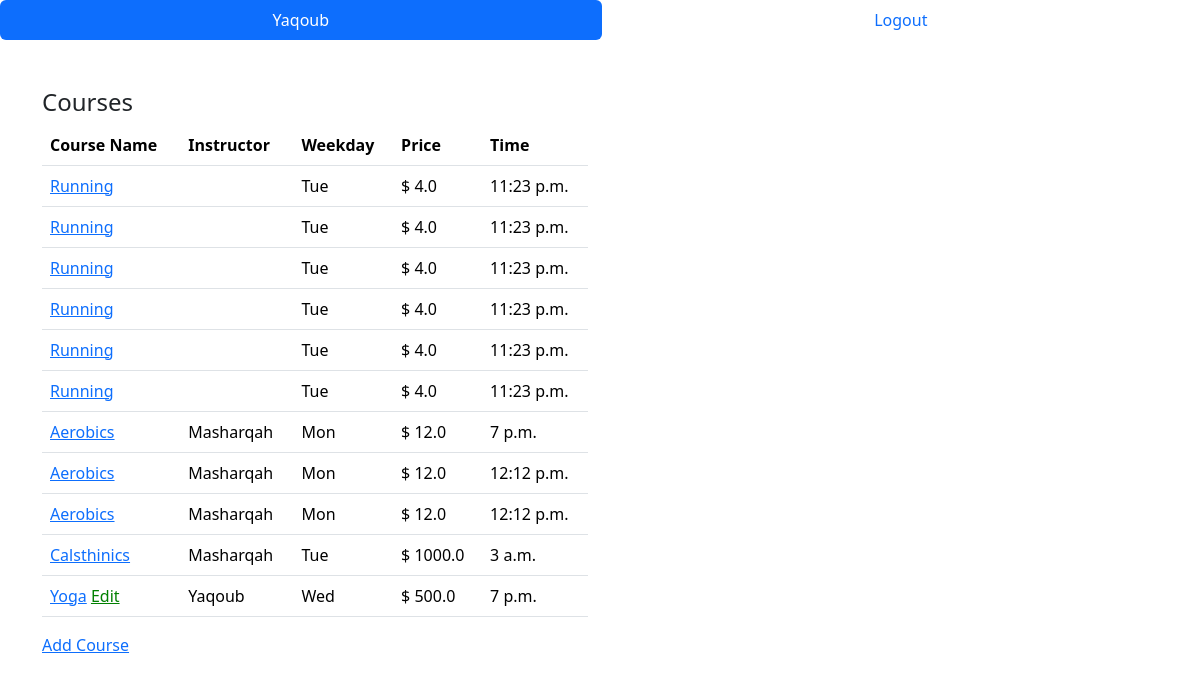
Screenshot of /classes (signed in) with the database file from the repository.
### login_app/models.py (models this page shows)
class User(models.Model):
    fname = models.CharField(max_length=255)
    lname = models.CharField(max_length=255)
    email = models.CharField(max_length=255)
    password=models.CharField(max_length=255)
    created_at = models.DateTimeField(auto_now_add=True)
    updated_at = models.DateTimeField(auto_now=True)
    objects=UserManager()

class Course(models.Model):
    name = models.CharField(max_length=255)
    Weekday= models.CharField(max_length=20)
    price=models.FloatField()
    time=models.TimeField()
    desc= models.TextField(null=True)
    instructors= models.ManyToManyField(User,related_name="courses")
    created_at = models.DateTimeField(auto_now_add=True)
    updated_at = models.DateTimeField(auto_now=True)
    objects= CourseManager()

### login_app/views.py (the view)
# urls.py: path('classes', views.welcome),
def welcome(request):
    if request.session['logged']!= True:
        return redirect('/')
    logged_user= User.objects.get(id = request.session['user'])
    context = {
        'name' : request.session['name'],
        'status' : request.session['logged'],
        'courses': Course.objects.all(),
        'users': User.objects.all() ,
        'logged_user' : logged_user
    }
    return render (request, 'welcome.html', context)

### login_app/templates/welcome.html (shortened to what this page needs)
<!DOCTYPE html>
<html lang="en">
<head>
    {% load bootstrap5 %}
    {% bootstrap_css %}
</head>
<body>
    <ul class="nav nav-pills nav-fill">
        <li class="nav-item">
          <a class="nav-link active" aria-current="page" href="#">{{name}} </a>
        </li>
        <li class="nav-item">
          <a class="nav-link" href="logout">Logout</a>
        </li>
      </ul>
    <div class="container mt-5">
        <div class="row">
          <div class="col-md-6">
            <h4>Courses</h4>
            <table class="table">
                <thead>
                    <th>Course Name</th>
                    <th>Instructor</th>
                    <th>Weekday</th>
                    <th>Price</th>
                    <th>Time</th>
                </thead>
                {% for course in courses%}
                <tr>
                    <td><a href="classes/{{course.id}}">{{course.name}}</a>
                    {% if logged_user in course.instructors.all %}
                        <a style = "color:green; "href="classes/{{course.id}}/edit">Edit</a>
                    {% endif %}
                    </td>
                    <td>{% for instructor in course.instructors.all %}  {{instructor.lname}}  {% endfor%}  </td>
                    <td>{{course.Weekday}}</td>
                    <td>$ {{course.price}}</td>
                    <td>{{course.time}}</td>
                </tr>
                {% endfor %}
            </table>
            <a href="classes/create_course">Add Course</a>
        </div>
      </div>
</body>
</html>

### rows the page displays
User: lname "Yaqoub"
Course: name "Running", Weekday "Tue", price "4.0", time "11:23 p.m."
Course: name "Running", Weekday "Tue", price "4.0", time "11:23 p.m."
Course: name "Running", Weekday "Tue", price "4.0", time "11:23 p.m."
Course: name "Running", Weekday "Tue", price "4.0", time "11:23 p.m."
Course: name "Running", Weekday "Tue", price "4.0", time "11:23 p.m."
Course: name "Running", Weekday "Tue", price "4.0", time "11:23 p.m."
Course: name "Aerobics", Weekday "Mon", price "12.0", time "7 p.m."
User: lname "Masharqah"
Course: name "Aerobics", Weekday "Mon", price "12.0", time "12:12 p.m."
Course: name "Aerobics", Weekday "Mon", price "12.0", time "12:12 p.m."
Course: name "Calsthinics", Weekday "Tue", price "1000.0", time "3 a.m."
Course: name "Yoga", Weekday "Wed", price "500.0", time "7 p.m."
